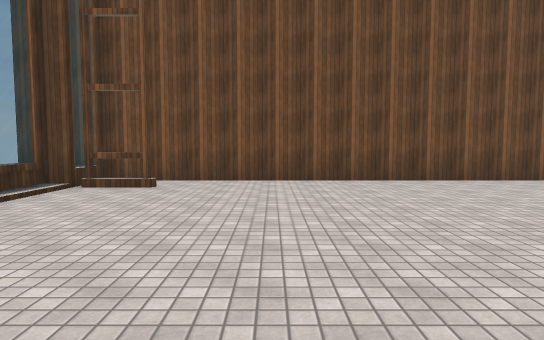
[1] (above)

16 first-person views from a walk through a scene from a Unity 3-D project. The camera is 1.5 m above the floor, tilts 4° down and sees 75° across. The floor is counted in squares, 2 m on a side. Each view is taken from the middle of a square. On the plan, view 1 faces up. The plan holds only what a view shows up to about 11 squares ahead; the rest is blank. Surface patterns are stand-ins for the level's own textures.

[2]
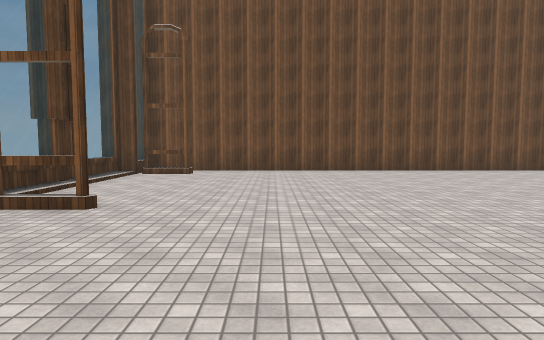

[3]
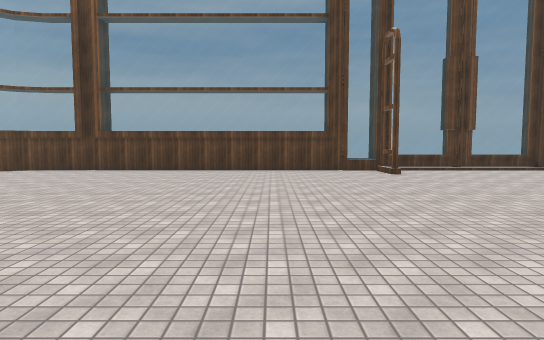

[4]
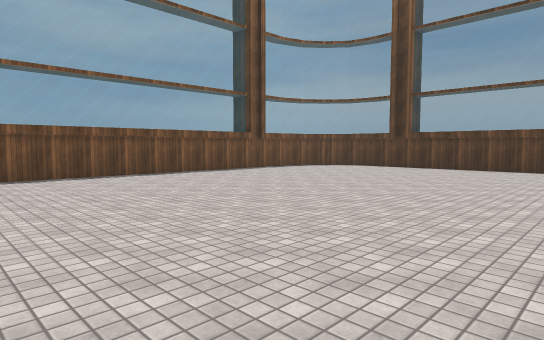

[5]
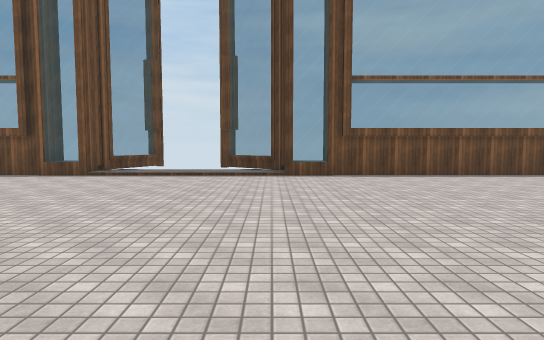

[6]
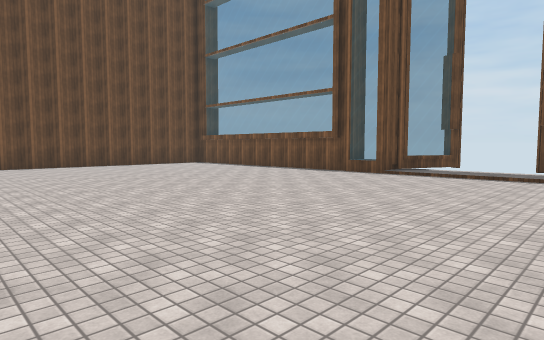

[7]
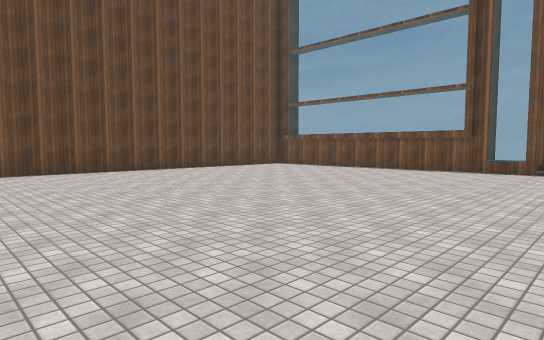

[8]
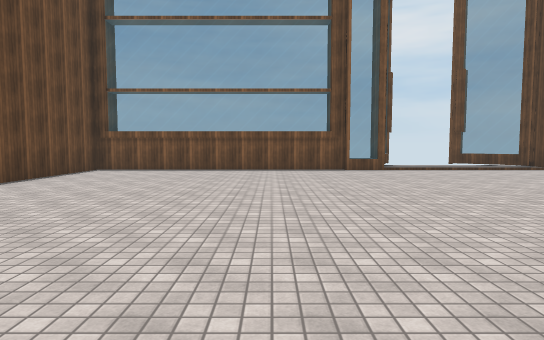

[9]
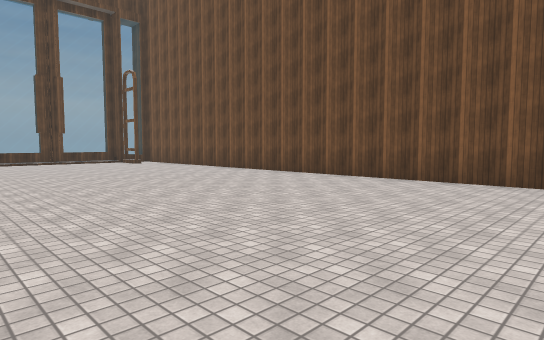

[10]
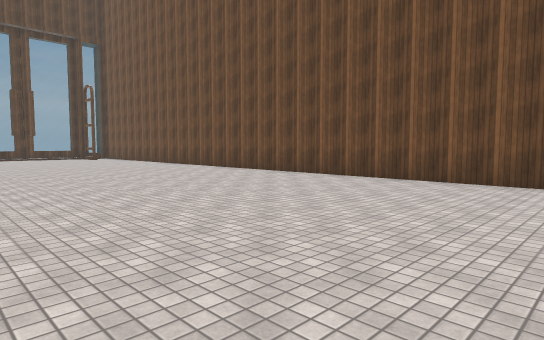

[11]
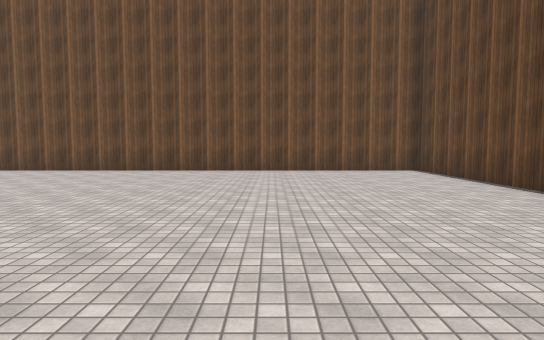

[12]
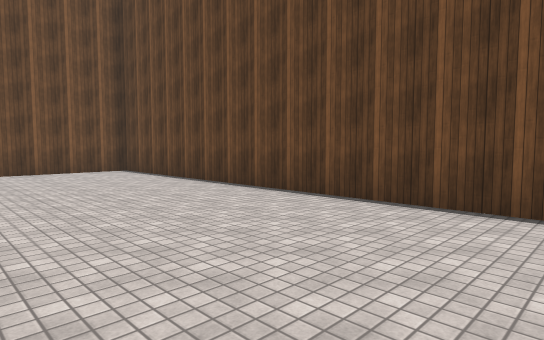

[13]
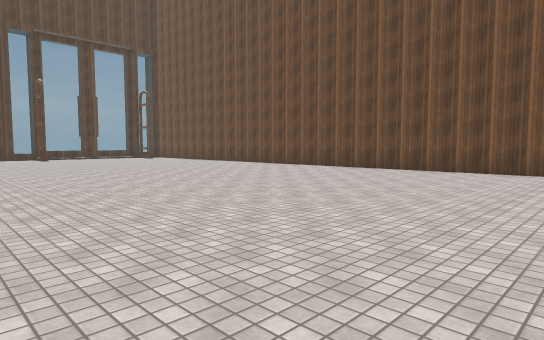

[14]
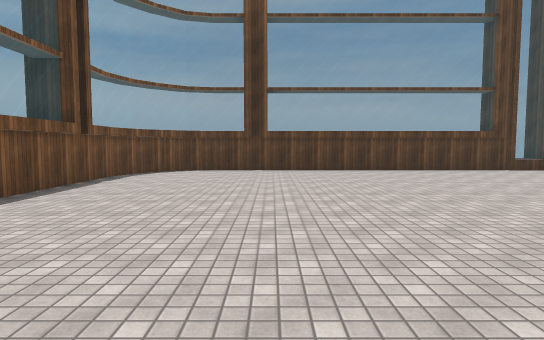

[15]
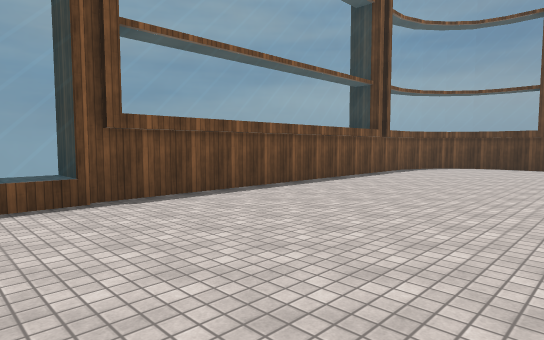

[16]
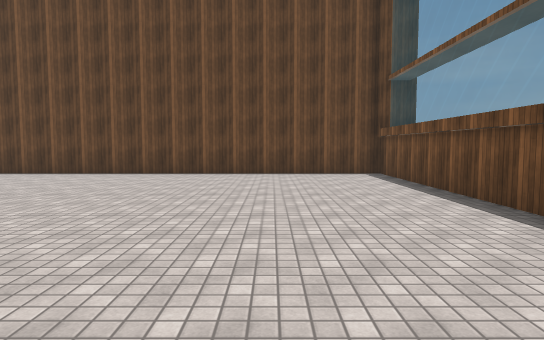

### Floor plan
Points are (right, up) in squares from view 1. A wall is a line through its corners. A room is listed if a view was taken in it or the views show most of it. See-through windows are left out.
Room 1 (views 1, 2, 3, 4, 5, 6, 7, 8, 9, 10, 11, 12, 13, 14, 15, 16)
walls: (7.6, -10.8) (7.6, -11.6); (8.8, -11.3) (10.6, -13); (13.6, -11.5) (13.6, -10.9) (22.4, -10.9) (22.4, 7.5) (-3.7, 7.5) (-3.7, 7); (14.6, -11.6) (14.6, -10.8); (12.5, -13.6) (13.5, -11.3); (-2.1, 1.2) (-3.4, 1.2); (-3.7, 1.2) (-3.7, -8.8); (-2.1, 6.2) (-3.4, 6.2); (-3.7, -8.7) (-3.5, -9.5) (-3, -10.1) (-2.4, -10.6) (-1.5, -10.9) (8.8, -10.9); (-3.9, 6.2) (-3.9, 1.5); (-3.7, 6.9) (-3.7, 6.2)

Positions as (right, up) in squares from view 1, and headings:
1: (0, 0), facing up
2: (0, -3), facing up
3: (7, -2), facing left
4: (8, -2), facing down-left
5: (9, -2), facing down
6: (9, -2), facing down-right
7: (12, 0), facing down-right
8: (17, 0), facing down
9: (12, 0), facing up-left
10: (17, 0), facing up-left
11: (18, -3), facing up
12: (18, -3), facing up-right
13: (17, -3), facing up-left
14: (7, -7), facing left
15: (9, -6), facing down-left
16: (13, -8), facing right
